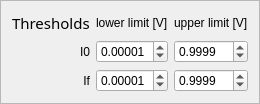
           <widget class="QFrame" name="frame_2">
            <property name="enabled">
             <bool>true</bool>
            </property>
            <property name="frameShape">
             <enum>QFrame::StyledPanel</enum>
            </property>
            <property name="frameShadow">
             <enum>QFrame::Raised</enum>
            </property>
            <layout class="QGridLayout" name="gridLayout">
             <item row="0" column="1">
              <widget class="QLabel" name="label_3">
               <property name="text">
                <string>lower limit [V]</string>
               </property>
              </widget>
             </item>
             <item row="0" column="2">
              <widget class="QLabel" name="label_9">
               <property name="text">
                <string>upper limit [V]</string>
               </property>
              </widget>
             </item>
             <item row="1" column="0">
              <widget class="QLabel" name="label">
               <property name="text">
                <string>I0</string>
               </property>
               <property name="alignment">
                <set>Qt::AlignRight|Qt::AlignTrailing|Qt::AlignVCenter</set>
               </property>
              </widget>
             </item>
             <item row="1" column="1">
              <widget class="QDoubleSpinBox" name="dsb_I0_ll">
               <property name="decimals">
                <number>5</number>
               </property>
               <property name="maximum">
                <double>1.100000000000000</double>
               </property>
               <property name="singleStep">
                <double>0.010000000000000</double>
               </property>
               <property name="value">
                <double>0.000010000000000</double>
               </property>
              </widget>
             </item>
             <item row="1" column="2">
              <widget class="QDoubleSpinBox" name="dsb_I0_ul">
               <property name="decimals">
                <number>4</number>
               </property>
               <property name="maximum">
                <double>1.100000000000000</double>
               </property>
               <property name="singleStep">
                <double>0.010000000000000</double>
               </property>
               <property name="value">
                <double>0.999900000000000</double>
               </property>
              </widget>
             </item>
             <item row="2" column="0">
              <widget class="QLabel" name="label_2">
               <property name="text">
                <string>If</string>
               </property>
               <property name="alignment">
                <set>Qt::AlignRight|Qt::AlignTrailing|Qt::AlignVCenter</set>
               </property>
              </widget>
             </item>
             <item row="2" column="1">
              <widget class="QDoubleSpinBox" name="dsb_If_ll">
               <property name="decimals">
                <number>5</number>
               </property>
               <property name="maximum">
                <double>1.100000000000000</double>
               </property>
               <property name="singleStep">
                <double>0.010000000000000</double>
               </property>
               <property name="value">
                <double>0.000010000000000</double>
               </property>
              </widget>
             </item>
             <item row="2" column="2">
              <widget class="QDoubleSpinBox" name="dsb_If_ul">
               <property name="decimals">
                <number>4</number>
               </property>
               <property name="maximum">
                <double>1.100000000000000</double>
               </property>
               <property name="singleStep">
                <double>0.010000000000000</double>
               </property>
               <property name="value">
                <double>0.999900000000000</double>
               </property>
              </widget>
             </item>
             <item row="0" column="0">
              <widget class="QLabel" name="label_5">
               <property name="font">
                <font>
                 <family>Sans Serif</family>
                 <pointsize>11</pointsize>
                 <weight>50</weight>
                 <bold>false</bold>
                </font>
               </property>
               <property name="text">
                <string>Thresholds</string>
               </property>
              </widget>
             </item>
            </layout>
           </widget>
